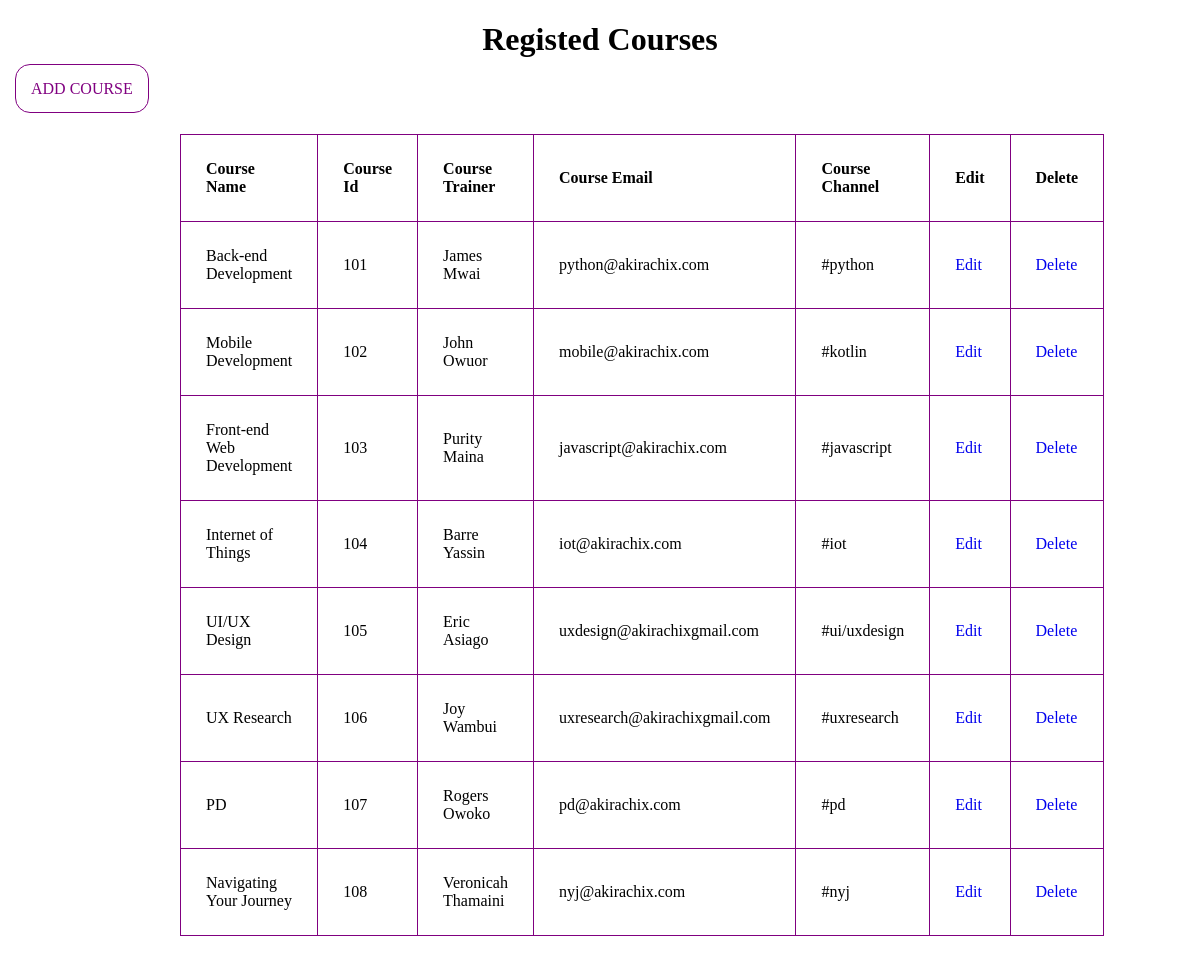
Screenshot of /courses/list/ with the database file from the repository.
### courses/models.py (models this page shows)
class Courses(models.Model):
    course_name=models.CharField(max_length=40)
    course_id=models.PositiveSmallIntegerField(null=True)
    course_description=models.CharField(max_length=200)
    course_trainer=models.CharField(max_length=40)
    course_room=models.CharField(max_length=10)
    course_email=models.EmailField(null=True)
    course_channel=models.CharField(max_length=20)
    course_calendar=models.DateField(null=True)
    course_syllabus=models.FileField(upload_to="documents/",null=True, blank=True)

### courses/views.py (the view)
# urls.py: path("list/", course_list, name="course_list"),
def course_list(request):
    courses = Courses.objects.all()
    return render(request, "course_list.htm", {"courses":courses})

### courses/templates/course_list.htm (shortened to what this page needs)
<!DOCTYPE html>
<html lang="en">
<head>
</head>
<body>
    <center><h1>Registed Courses</h1></center>
<div class="clearfix">
    <a class="btn info" href="{% url 'register_courses' %}"> ADD COURSE </a>
   </div>
    <table class="table">
        <tr>
            <th>Course Name</th>
            <th>Course Id</th>
            <th>Course Trainer</th>
            <th>Course Email</th>
            <th>Course Channel</th>
            <th>Edit</th>
            <th>Delete</th>
        </tr>
        {% for course in courses%}
        <tr>
            <td>
                {{course.course_name}}
            </td>
            <td>
                {{course.course_id}}
            </td>
            <td>
                {{course.course_trainer}}
            </td>
            <td>
                {{course.course_email}}
            </td>
            <td>
                {{course.course_channel}}
            </td>
            <td>
                <a href="{%url 'edit_course' id=course.id%}">Edit</a>
            </td>
            <td>
                <a href="{%url 'delete_course' id=course.id%}">Delete</a>
            </td>
        </tr>
        {% endfor %}
    </table>
</body>
</html>

### courses/templates/course_list.htm (style rules this page uses)
body { margin: 0; padding: 0; background-color: rgb(255, 255, 255); }
table { width: 900px; margin-left: 15%; margin-top: 3%; margin-bottom: 8%; }
th, caption { text-align: left; }
table, th, td { border: 1px solid purple; border-collapse: collapse; }
th, td { padding: 25px; }
tr:nth-child(even) { background-color: rgb(255, 255, 255); }
tr:nth-child(odd) { background-color:rgb(255, 255, 255); }
.info { border-color: purple; color:purple; }
.clearfix { margin: 15px; }
.btn { background-color:#ffffff; color:purple; border-radius: 15px; padding: 15px; align-items: center; width: 500px; margin-right: 71px; border: 1px solid purple; }
a { text-decoration: none; }

### rows the page displays
Courses: course_name "Back-end Development", course_id "101", course_trainer "James Mwai", course_email "python@akirachix.com", course_channel "#python"
Courses: course_name "Mobile Development", course_id "102", course_trainer "John Owuor", course_email "mobile@akirachix.com", course_channel "#kotlin"
Courses: course_name "Front-end Web Development", course_id "103", course_trainer "Purity Maina", course_email "javascript@akirachix.com", course_channel "#javascript"
Courses: course_name "Internet of Things", course_id "104", course_trainer "Barre Yassin", course_email "iot@akirachix.com", course_channel "#iot"
Courses: course_name "UI/UX Design", course_id "105", course_trainer "Eric Asiago", course_email "uxdesign@akirachixgmail.com", course_channel "#ui/uxdesign"
Courses: course_name "UX Research", course_id "106", course_trainer "Joy Wambui", course_email "uxresearch@akirachixgmail.com", course_channel "#uxresearch"
Courses: course_name "PD", course_id "107", course_trainer "Rogers Owoko", course_email "pd@akirachix.com", course_channel "#pd"
Courses: course_name "Navigating Your Journey", course_id "108", course_trainer "Veronicah Thamaini", course_email "nyj@akirachix.com", course_channel "#nyj"
